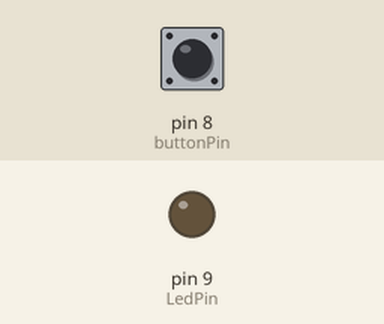
Simulated run of this sketch. Board: Arduino Uno, built with avr-gcc and run on an emulated ATmega328P. Parts: output pins drawn as LEDs (lit = HIGH). Inputs (shaded band) come from the test bench; at power-on: pin 8 (buttonPin) HIGH.

Above: at 1.2 s.
1.3 s: pin 8 (buttonPin) pulled LOW for 0.15 s
At 2.5 s:
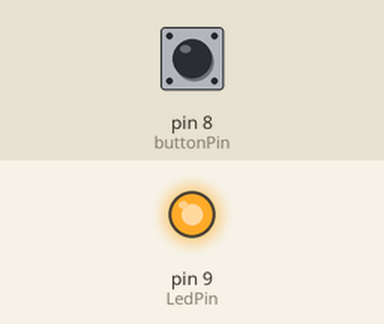
2.9 s: pin 8 (buttonPin) pulled LOW for 1 s
At 3.7 s:
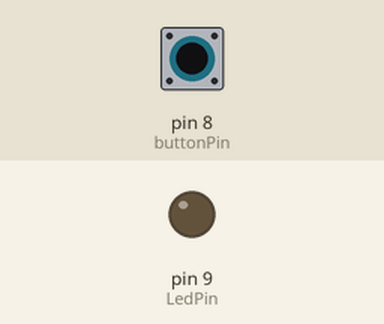
5.4 s: pin 8 (buttonPin) pulled LOW for 3.2 s
At 6.8 s:
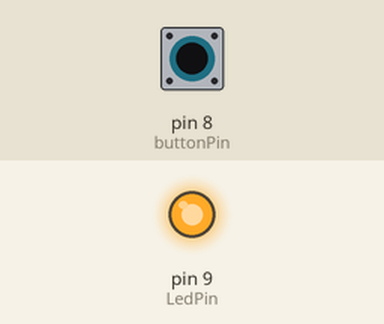
Timing chart, 0 to 8.4 s (numbered marks = the images above; inputs shaded):
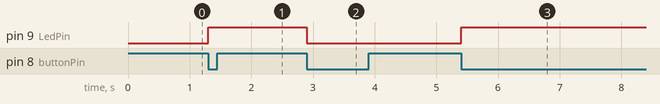

Measured:
- after the input at 1.3 s, pin 9 (LedPin): LOW → HIGH at once
- after the input at 2.9 s, pin 9 (LedPin): HIGH → LOW at once
- after the input at 5.4 s, pin 9 (LedPin): LOW → HIGH at once

The sketch:

LED-Button-Control.ino
```cpp
const int buttonPin = 8;  // Button connected to pin 8
const int LedPin = 9;     // LED connected to pin 9

int LedState = 0;                  // Initializes LED to 0 (OFF)
int lastButtonState = HIGH;        // Initial button state is HIGH (not pressed)
int currentButtonState;            // Stores current button state

void setup() {
  pinMode(buttonPin, INPUT_PULLUP); // Enable internal pull-up resistor
  pinMode(LedPin, OUTPUT);          // Set LED as output
  digitalWrite(LedPin, LOW);        // Set LED starting value to OFF
}

void loop() {
  // Read button state
  currentButtonState = digitalRead(buttonPin);

  // Detect button press (LOW with pull-up)
  if (currentButtonState == LOW && lastButtonState == HIGH) {
    LedState = !LedState;               // Toggle LED state
    digitalWrite(LedPin, LedState);     // Update LED
    delay(50);                          // Debounce delay
  }

  // Update last button state
  lastButtonState = currentButtonState;
}
```
